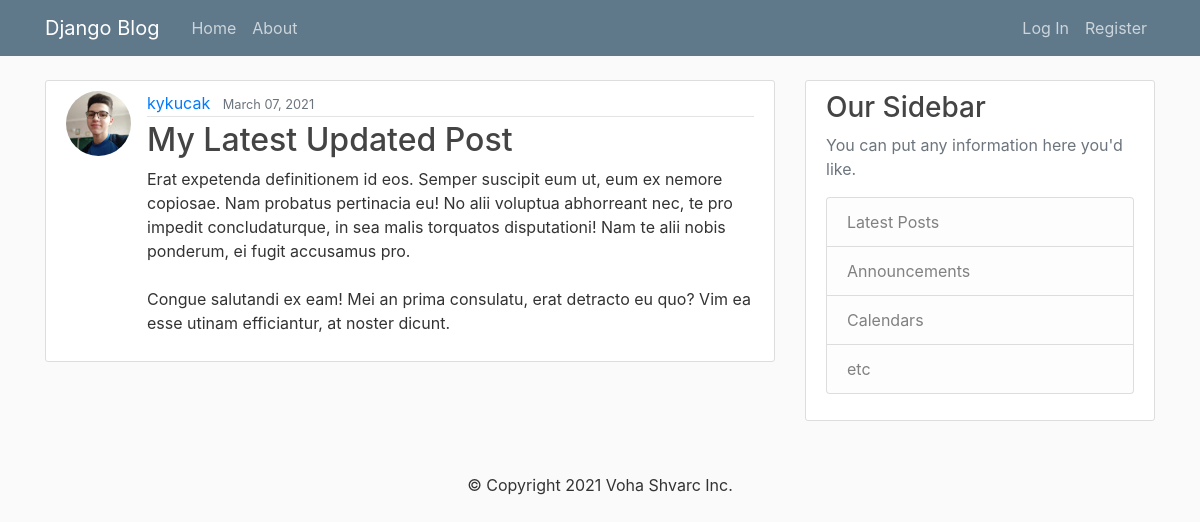
The page /post/33/ on the database its author committed.
### blog/models.py (models this page shows, shortened)
class Post(models.Model):
    title = models.CharField(max_length=100)
    content = models.TextField()
    date_posted = models.DateTimeField(default=timezone.now)
    author = models.ForeignKey(User, on_delete=models.CASCADE)

### users/models.py (models this page shows, shortened)
class UserProfile(models.Model):
    user = models.OneToOneField(User, on_delete=models.CASCADE)
    image = models.ImageField(default='default.jpg', upload_to='profile_pics')

### blog/views.py (the view)
# urls.py: path('post/<int:pk>/', PostDetailView.as_view(), name='post-detail'),
class PostDetailView(DetailView):
    model = Post
    template_name = "blog/post.html"

### blog/templates/blog/post.html (shortened to what this page needs)
{% extends "blog/base.html" %}
{% block content %}
    <article class="media content-section">
        <img class="rounded-circle article-img" src="{{ object.author.userprofile.image.url }}" alt="Profile Photo">
        <div class="media-body">
            <div class="article-metadata">
                <a class="mr-2" href="{% url 'user-posts' object.author %}">{{ object.author }}</a>
                <small class="text-muted">{{ object.date_posted | date:"F d, Y" }}</small>
            </div>
            <h2 class="article-title">{{ object.title }}</h2>
            <p class="article-content">{{ object.content }}</p>
        </div>
    </article>
{% endblock content %}

### blog/static/blog/main.css (style rules this page uses)
body { background: #fafafa; color: #333333; margin-top: 5rem; }
h1, h2, h3, h4, h5, h6 { color: #444444; }
.content-section { background: #ffffff; padding: 10px 20px; border: 1px solid #dddddd; border-radius: 3px; margin-bottom: 20px; }
.article-title { color: #444444; }
.article-content { white-space: pre-line; }
.article-img { height: 65px; width: 65px; margin-right: 16px; }
.article-metadata { padding-bottom: 1px; margin-bottom: 4px; border-bottom: 1px solid #e3e3e3 }

### rows shown on the page
Post: author.userprofile.image (picture), author "kykucak", date_posted "March 07, 2021", title "My Latest Updated Post", content "Erat expetenda definitionem id eos. Semper suscipit eum ut, eum ex nemore copiosae. Nam probatus pertinacia eu! No alii voluptua abhorreant nec, te pro impedit concludaturque, in sea malis torquatos disputationi! Nam te alii nobis ponderum, ei fugit accusamus pro. Congue salutandi ex eam! Mei an prima consulatu, erat detracto eu quo? Vim ea esse utinam efficiantur, at noster dicunt."
